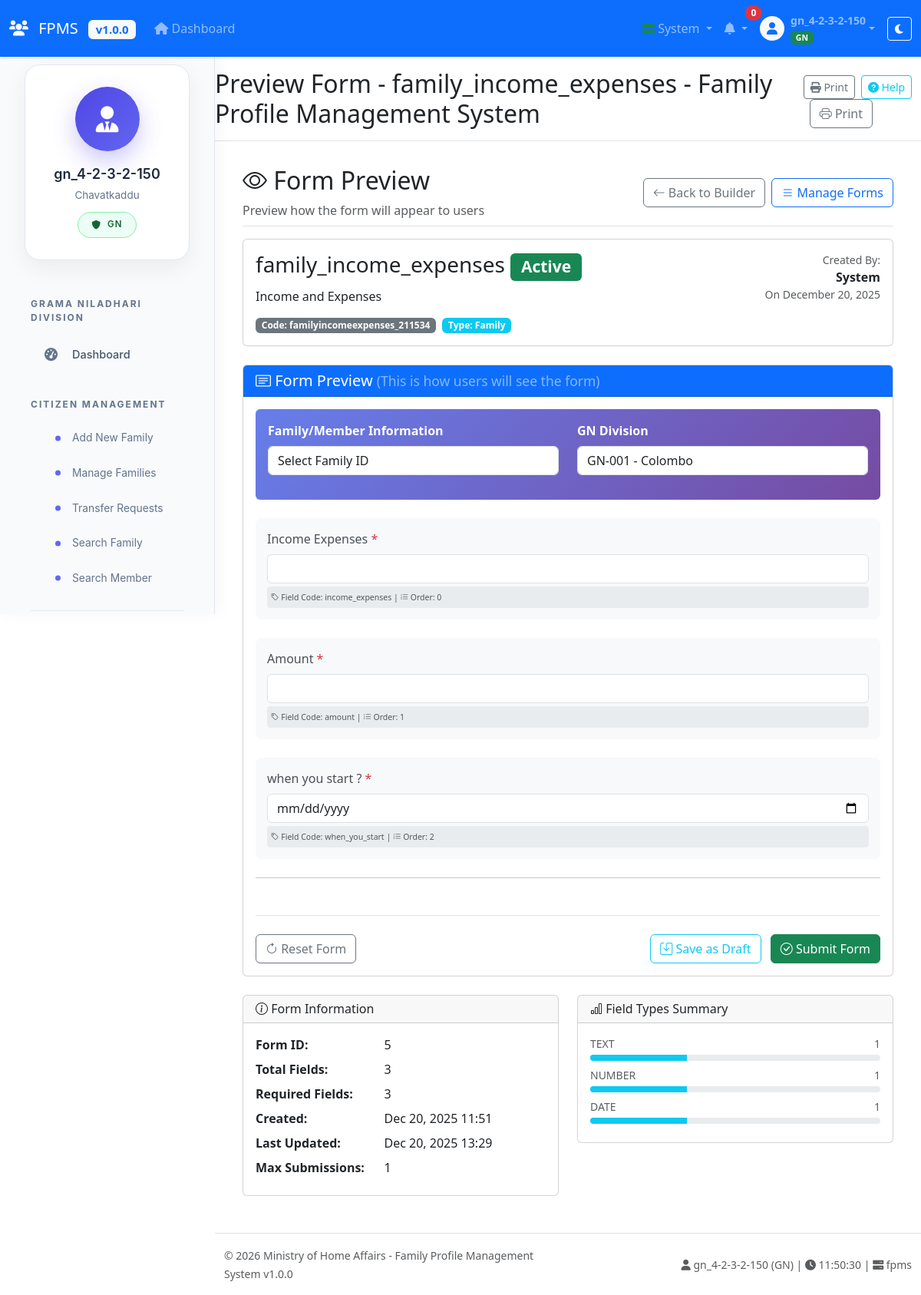
/forms/preview.php?form_id=5 (signed in), run on the app's committed database.
### tables this page shows
CREATE TABLE `forms` (
  `form_id` int NOT NULL AUTO_INCREMENT,
  `form_code` varchar(50) NOT NULL,
  `form_name` varchar(200) NOT NULL,
  `form_description` text,
  `form_type` enum('family','member','both') DEFAULT 'both',
  `form_category` varchar(100) DEFAULT NULL,
  `target_entity` enum('family','member','both') NOT NULL DEFAULT 'both',
  `is_active` tinyint(1) DEFAULT '1',
  `max_submissions_per_entity` int DEFAULT '1',
  `start_date` datetime DEFAULT NULL,
  `end_date` datetime DEFAULT NULL,
  `created_by_user_id` int DEFAULT NULL,
  `created_at` timestamp NULL DEFAULT CURRENT_TIMESTAMP,
  `updated_at` timestamp NULL DEFAULT CURRENT_TIMESTAMP ON UPDATE CURRENT_TIMESTAMP,
  PRIMARY KEY (`form_id`),
  UNIQUE KEY `form_code` (`form_code`),
  KEY `idx_form_type` (`form_type`),
  KEY `idx_target_entity` (`target_entity`),
  KEY `idx_is_active` (`is_active`),
  KEY `created_by_user_id` (`created_by_user_id`),
  CONSTRAINT `forms_ibfk_1` FOREIGN KEY (`created_by_user_id`) REFERENCES `users` (`user_id`)
);

CREATE TABLE `form_fields` (
  `field_id` int NOT NULL AUTO_INCREMENT,
  `form_id` int NOT NULL,
  `field_code` varchar(100) NOT NULL,
  `field_label` varchar(500) NOT NULL,
  `field_type` enum('text','textarea','number','date','radio','checkbox','dropdown','email','phone','yesno','file','rating') NOT NULL,
  `field_options` text,
  `validation_rules` text,
  `is_required` tinyint(1) DEFAULT '0',
  `field_order` int DEFAULT '0',
  `visibility_condition` text,
  `default_value` text,
  `placeholder` varchar(500) DEFAULT NULL,
  `hint_text` text,
  `created_at` timestamp NULL DEFAULT CURRENT_TIMESTAMP,
  `updated_at` timestamp NULL DEFAULT CURRENT_TIMESTAMP ON UPDATE CURRENT_TIMESTAMP,
  PRIMARY KEY (`field_id`),
  UNIQUE KEY `unique_form_field` (`form_id`,`field_code`),
  KEY `idx_form_id` (`form_id`),
  KEY `idx_field_order` (`field_order`),
  CONSTRAINT `form_fields_ibfk_1` FOREIGN KEY (`form_id`) REFERENCES `forms` (`form_id`) ON DELETE CASCADE
);

### forms/preview.php (the view, shortened to what the rows shown need)
<?php
require_once '../config.php';
require_once '../classes/FormManager.php';
$formManager = new FormManager();
$formId = isset($_GET['form_id']) ? intval($_GET['form_id']) : 0;
$form = $formManager->getFormWithFields($formId);
$pageTitle = "Preview Form - " . htmlspecialchars($form['form_name']) . " - " . SITE_NAME;
include '../includes/header.php';
?>
<div class="container-fluid">
    <div class="row">
        <div class="main-content">
            <main class="ms-sm-auto px-md-4">
                <div class="d-flex justify-content-between flex-wrap flex-md-nowrap align-items-center pt-3 pb-2 mb-3 border-bottom">
                    <div>
                        <h1 class="h2">
                            <i class="bi bi-eye"></i> Form Preview
                        </h1>
                    </div>
                </div>
                <div class="card mb-4">
                    <div class="card-body">
                        <div class="row">
                            <div class="col-md-8">
                                <h3 class="card-title mb-2">
                                    <?php echo htmlspecialchars($form['form_name']); ?>
                                    <span class="badge <?php echo $form['is_active'] ? 'bg-success' : 'bg-warning'; ?>">
                                    </span>
                                </h3>
                                <?php if ($form['form_description']): ?>
                                <p class="card-text"><?php echo htmlspecialchars($form['form_description']); ?></p>
                                <?php endif; ?>
                                <div class="d-flex align-items-center mt-3">
                                    <span class="badge bg-secondary me-2">
                                        Code: <?php echo htmlspecialchars($form['form_code']); ?>
                                    </span>
                                    <span class="badge
                                        <?php echo $form['target_entity'] === 'family' ? 'bg-info' :
                                               ($form['target_entity'] === 'member' ? 'bg-warning' : 'bg-primary'); ?>">
                                        Type: <?php echo ucfirst($form['target_entity']); ?>
                                    </span>
                                </div>
                            </div>
                            <div class="col-md-4 text-end">
                                <small class="text-muted d-block">Created By:</small>
                                <strong><?php echo htmlspecialchars($form['created_by_name'] ?? 'System'); ?></strong>
                                <small class="text-muted d-block">
                                    On <?php echo date('F j, Y', strtotime($form['created_at'])); ?>
                                </small>
                            </div>
                        </div>
                    </div>
                </div>
                <div class="card">
                    <div class="card-body">
                        <form id="formPreview" class="needs-validation" novalidate>
                            <?php if (empty($form['fields'])): ?>
                            <div class="text-center py-5">
                                <i class="bi bi-input-cursor-text fs-1 text-muted"></i>
                                <h5 class="text-muted mt-3">No fields added yet</h5>
                                <p class="text-muted">Add fields using the form builder to see preview here.</p>
                            </div>
                            <?php else: ?>
                            <?php
                            usort($form['fields'], function($a, $b) {
                                return $a['field_order'] <=> $b['field_order'];
                            });
                            $fieldCount = 0;
                            foreach ($form['fields'] as $field):
                                $fieldCount++;
                                $fieldId = 'field_' . $field['field_id'];
                                $required = $field['is_required'] ? ' <span class="text-danger">*</span>' : '';
                            ?>
                            <div class="mb-4 field-preview" data-field-id="<?php echo $field['field_id']; ?>">
                                <label for="<?php echo $fieldId; ?>" class="form-label">
                                    <?php echo htmlspecialchars($field['field_label']); ?><?php echo $required; ?>
                                </label>
                                <?php switch ($field['field_type']):
                                    case 'text': ?>
                                        <input type="text"
                                               class="form-control"
                                               id="<?php echo $fieldId; ?>"
                                               name="<?php echo $field['field_code']; ?>"
                                               placeholder="<?php echo htmlspecialchars($field['placeholder'] ?? ''); ?>"
                                               value="<?php echo htmlspecialchars($field['default_value'] ?? ''); ?>"
                                               <?php echo $field['is_required'] ? 'required' : ''; ?>>
                                        <?php break; ?>
                                    <?php case 'number': ?>
                                        <input type="number"
                                               class="form-control"
                                               id="<?php echo $fieldId; ?>"
                                               name="<?php echo $field['field_code']; ?>"
                                               placeholder="<?php echo htmlspecialchars($field['placeholder'] ?? ''); ?>"
                                               value="<?php echo htmlspecialchars($field['default_value'] ?? ''); ?>"
                                               <?php echo $field['is_required'] ? 'required' : ''; ?>>
                                        <?php break; ?>
                                    <?php case 'date': ?>
                                        <input type="date"
                                               class="form-control"
                                               id="<?php echo $fieldId; ?>"
                                               name="<?php echo $field['field_code']; ?>"
                                               value="<?php echo htmlspecialchars($field['default_value'] ?? ''); ?>"
                                               <?php echo $field['is_required'] ? 'required' : ''; ?>>
                                        <?php break; ?>
                                <?php endswitch; ?>
                                <div class="field-info mt-1">
                                    <small class="text-muted">
                                        <i class="bi bi-tag"></i> Field Code: <?php echo htmlspecialchars($field['field_code']); ?> |
                                        <i class="bi bi-list-ol"></i> Order: <?php echo $field['field_order']; ?>
                                    </small>
                                </div>
                            </div>
                            <?php if ($fieldCount % 3 === 0): ?>
                            <hr class="my-4">
                            <?php endif; ?>
                            <?php endforeach; ?>
                            <?php endif; ?>
                            <div class="mt-5 pt-4 border-top">
                                <div class="d-flex justify-content-between">
                                </div>
                            </div>
                        </form>
                    </div>
                </div>
                <div class="row mt-4">
                    <div class="col-md-6">
                        <div class="card">
                            <div class="card-body">
                                <dl class="row mb-0">
                                    <dt class="col-sm-5">Form ID:</dt>
                                    <dd class="col-sm-7"><?php echo $form['form_id']; ?></dd>
                                    <dt class="col-sm-5">Total Fields:</dt>
                                    <dd class="col-sm-7"><?php echo count($form['fields'] ?? []); ?></dd>
                                    <dt class="col-sm-5">Required Fields:</dt>
                                    <dd class="col-sm-7">
                                        <?php
                                        $requiredCount = 0;
                                        if (!empty($form['fields'])) {
                                            foreach ($form['fields'] as $field) {
                                                if ($field['is_required']) $requiredCount++;
                                            }
                                        }
                                        echo $requiredCount;
                                        ?>
                                    </dd>
                                    <dt class="col-sm-5">Created:</dt>
                                    <dd class="col-sm-7"><?php echo date('M d, Y H:i', strtotime($form['created_at'])); ?></dd>
                                    <dt class="col-sm-5">Last Updated:</dt>
                                    <dd class="col-sm-7">
                                        <?php
                                        if ($form['updated_at']) {
                                            echo date('M d, Y H:i', strtotime($form['updated_at']));
                                        } else {
                                            echo 'Never';
                                        }
                                        ?>
                                    </dd>
                                    <dt class="col-sm-5">Max Submissions:</dt>
                                    <dd class="col-sm-7">
                                        <?php echo $form['max_submissions_per_entity'] == 0 ? 'Unlimited' : $form['max_submissions_per_entity']; ?>
                                    </dd>
                                </dl>
                            </div>
                        </div>
                    </div>
                    <div class="col-md-6">
                        <div class="card">
                            <div class="card-body">
                                <?php
                                $fieldTypes = [];
                                if (!empty($form['fields'])) {
                                    foreach ($form['fields'] as $field) {
                                        $type = $field['field_type'];
                                        $fieldTypes[$type] = ($fieldTypes[$type] ?? 0) + 1;
                                    }
                                }
                                ?>
                                <?php if (!empty($fieldTypes)): ?>
                                <?php foreach ($fieldTypes as $type => $count): ?>
                                <div class="mb-2">
                                    <div class="d-flex justify-content-between mb-1">
                                        <small class="text-muted"><?php echo strtoupper($type); ?></small>
                                        <small class="text-muted"><?php echo $count; ?></small>
                                    </div>
                                    <div class="progress" style="height: 8px;">
                                        <?php
                                        $percentage = ($count / count($form['fields'])) * 100;
                                        ?>
                                        <div class="progress-bar bg-info"
                                             role="progressbar"
                                             style="width: <?php echo $percentage; ?>%">
                                        </div>
                                    </div>
                                </div>
                                <?php endforeach; ?>
                                <?php else: ?>
                                <div class="text-center py-3">
                                    <small class="text-muted">No fields added yet</small>
                                </div>
                                <?php endif; ?>
                            </div>
                        </div>
                    </div>
                </div>
            </main>
        </div>
    </div>
</div>
<?php include '../includes/footer.php'; ?>

### includes/header.php (shortened to what the rows shown need)
<!DOCTYPE html>
<html lang="en" data-bs-theme="light">
<head>
    <link href="https://cdn.jsdelivr.net/npm/bootstrap@5.3.0-alpha1/dist/css/bootstrap.min.css" rel="stylesheet">
    <link rel="stylesheet" href="https://cdn.jsdelivr.net/npm/bootstrap-icons@1.8.1/font/bootstrap-icons.css">
    <link rel="stylesheet" href="https://cdnjs.cloudflare.com/ajax/libs/font-awesome/6.0.0/css/all.min.css">
    <link rel="stylesheet" type="text/css" href="https://cdn.datatables.net/1.11.5/css/dataTables.bootstrap5.min.css">
    <link href="https://cdn.jsdelivr.net/npm/select2@4.1.0-rc.0/dist/css/select2.min.css" rel="stylesheet" />
    <link rel="stylesheet" href="<?php echo SITE_URL; ?>assets/css/style.css">
</head>
<body class="<?php echo isset($bodyClass) ? $bodyClass : ''; ?>">
    <div class="main-wrapper">
        <div class="main-content-wrapper" id="main-content">
            <div class="d-flex justify-content-between flex-wrap flex-md-nowrap align-items-center pt-3 pb-2 mb-3 border-bottom no-print">
                <div>
                    <h1 class="h2">
                        <?php echo htmlspecialchars($pageTitle); ?>
                    </h1>
                </div>
            </div>
            <div class="content-area">

### data on the page
forms: form_name "Preview Form - family_income_expenses - Family Profile Management System", form_name "family_income_expenses", form_description "Income and Expenses", form_code "familyincomeexpenses_211534", target_entity "Family", created_at "December 20, 2025", form_id "5", created_at "Dec 20, 2025 11:51", updated_at "Dec 20, 2025 13:29", max_submissions_per_entity "1"
form_fields: field_label "Income Expenses", field_code "income_expenses", field_order "0"
form_fields: field_label "Amount", field_code "amount", field_order "1"
form_fields: field_label "when you start ?", field_code "when_you_start", field_order "2", field_type "DATE"

### other printed values
SITE_SHORT_NAME "FPMS"
SITE_VERSION "1.0.0"
$currentUser['username'] "gn_4-2-3-2-150"
$currentUser['user_type'] "GN"
$currentUser['office_name'] "Chavatkaddu"
$form['created_by_name'] "System"
count($form['fields'] ?? []) "3"
$requiredCount "3"
$type "TEXT"
$count "1"
$type "NUMBER"
ORGANIZATION_NAME "Ministry of Home Affairs"
SITE_NAME "Family Profile Management System"
MAIN_DB_NAME "fpms"
